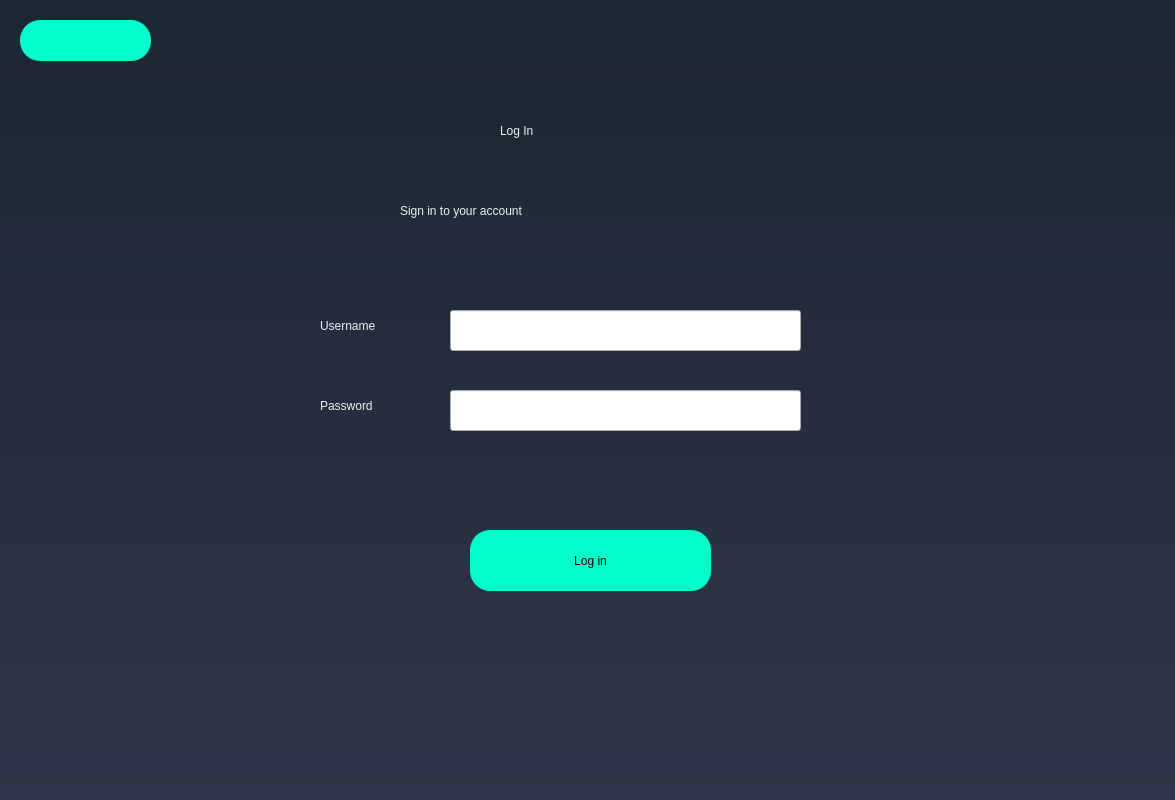
<?xml version="1.0" encoding="UTF-8"?>
<ui version="4.0">
 <class>Dialog</class>
 <widget class="QDialog" name="Dialog">
  <property name="geometry">
   <rect>
    <x>0</x>
    <y>0</y>
    <width>1175</width>
    <height>800</height>
   </rect>
  </property>
  <property name="windowTitle">
   <string>Dialog</string>
  </property>
  <widget class="QWidget" name="widget" native="true">
   <property name="geometry">
    <rect>
     <x>-10</x>
     <y>0</y>
     <width>1210</width>
     <height>800</height>
    </rect>
   </property>
   <property name="styleSheet">
    <string notr="true">QWidget#widget{
background-color: qlineargradient(spread:repeat, x1:1, y1:0, x2:1, y2:1, stop:0 rgba(27, 39, 50, 255),stop:1 rgba(47, 53, 74, 255));
	color: #000000;
background-repeat: no-repeat; 
background-position: center;}</string>
   </property>
   <widget class="QLabel" name="label">
    <property name="geometry">
     <rect>
      <x>510</x>
      <y>70</y>
      <width>181</width>
      <height>121</height>
     </rect>
    </property>
    <property name="styleSheet">
     <string notr="true">font: 75 39pt &quot;URW Bookman L&quot;;
color:rgb(238, 238, 236)
</string>
    </property>
    <property name="text">
     <string>Log In</string>
    </property>
   </widget>
   <widget class="QPushButton" name="login1">
    <property name="geometry">
     <rect>
      <x>480</x>
      <y>530</y>
      <width>241</width>
      <height>61</height>
     </rect>
    </property>
    <property name="styleSheet">
     <string notr="true">border-radius:20px;
color: rgb(0, 0, 0);
background-color: rgb(0, 255, 203);
font: 75 25pt &quot;URW Bookman L&quot;;
</string>
    </property>
    <property name="text">
     <string>Log in</string>
    </property>
   </widget>
   <widget class="QLabel" name="label_2">
    <property name="geometry">
     <rect>
      <x>410</x>
      <y>170</y>
      <width>391</width>
      <height>81</height>
     </rect>
    </property>
    <property name="styleSheet">
     <string notr="true">font: 75 24pt &quot;URW Bookman L&quot;;
color:rgb(238, 238, 236)
</string>
    </property>
    <property name="text">
     <string>Sign in to your account</string>
    </property>
   </widget>
   <widget class="QLineEdit" name="username">
    <property name="geometry">
     <rect>
      <x>460</x>
      <y>310</y>
      <width>351</width>
      <height>41</height>
     </rect>
    </property>
    <property name="styleSheet">
     <string notr="true">font: 12pt &quot;Ubuntu Mono&quot;;</string>
    </property>
   </widget>
   <widget class="QLineEdit" name="password">
    <property name="geometry">
     <rect>
      <x>460</x>
      <y>390</y>
      <width>351</width>
      <height>41</height>
     </rect>
    </property>
    <property name="styleSheet">
     <string notr="true">font: 12pt &quot;Ubuntu Mono&quot;;</string>
    </property>
   </widget>
   <widget class="QLabel" name="label_3">
    <property name="geometry">
     <rect>
      <x>330</x>
      <y>300</y>
      <width>131</width>
      <height>51</height>
     </rect>
    </property>
    <property name="styleSheet">
     <string notr="true">font: 75 14pt &quot;URW Bookman L&quot;;
color:rgb(238, 238, 236)
</string>
    </property>
    <property name="text">
     <string>Username</string>
    </property>
   </widget>
   <widget class="QLabel" name="label_4">
    <property name="geometry">
     <rect>
      <x>330</x>
      <y>380</y>
      <width>131</width>
      <height>51</height>
     </rect>
    </property>
    <property name="styleSheet">
     <string notr="true">font: 75 14pt &quot;URW Bookman L&quot;;
color:rgb(238, 238, 236)
</string>
    </property>
    <property name="text">
     <string>Password</string>
    </property>
   </widget>
   <widget class="QLabel" name="error">
    <property name="geometry">
     <rect>
      <x>430</x>
      <y>460</y>
      <width>401</width>
      <height>21</height>
     </rect>
    </property>
    <property name="styleSheet">
     <string notr="true">
font: 75 15pt &quot;URW Bookman L&quot;;

color:rgb(239, 41, 41)</string>
    </property>
    <property name="text">
     <string/>
    </property>
   </widget>
   <widget class="QPushButton" name="back1">
    <property name="geometry">
     <rect>
      <x>30</x>
      <y>20</y>
      <width>131</width>
      <height>41</height>
     </rect>
    </property>
    <property name="styleSheet">
     <string notr="true">border-radius:20px;
color: rgb(0, 0, 0);
background-color: rgb(0, 255, 203);
font: 75 25pt &quot;URW Bookman L&quot;;
</string>
    </property>
    <property name="text">
     <string/>
    </property>
   </widget>
  </widget>
 </widget>
 <resources/>
 <connections/>
</ui>
